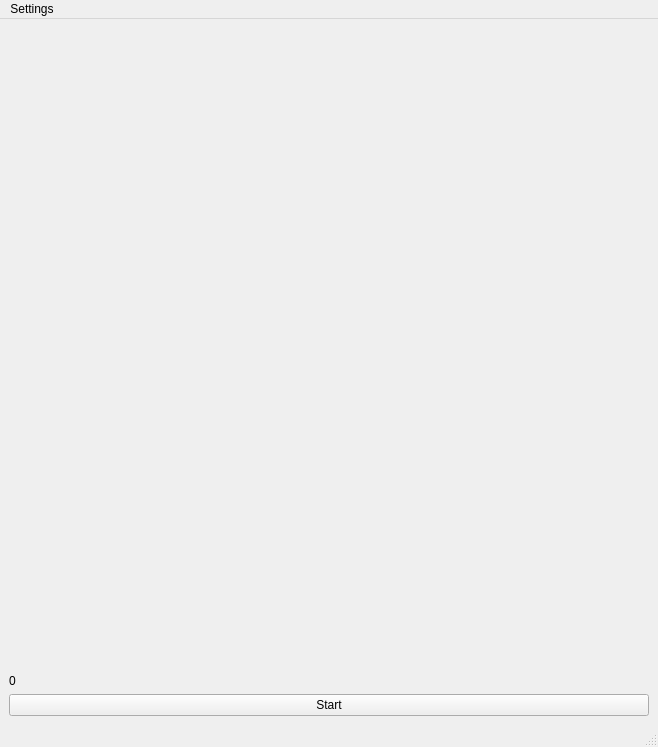
<?xml version="1.0" encoding="UTF-8"?>
<ui version="4.0">
 <class>MainWindow</class>
 <widget class="QMainWindow" name="MainWindow">
  <property name="geometry">
   <rect>
    <x>0</x>
    <y>0</y>
    <width>658</width>
    <height>747</height>
   </rect>
  </property>
  <property name="windowTitle">
   <string>Анус бомжа</string>
  </property>
  <widget class="QWidget" name="centralwidget">
   <layout class="QGridLayout" name="gridLayout">
    <item row="2" column="0">
     <widget class="QPushButton" name="pushButton">
      <property name="text">
       <string>Start</string>
      </property>
     </widget>
    </item>
    <item row="0" column="0">
     <widget class="ImageArea" name="imagearea" native="true">
      <property name="minimumSize">
       <size>
        <width>640</width>
        <height>640</height>
       </size>
      </property>
      <property name="maximumSize">
       <size>
        <width>640</width>
        <height>640</height>
       </size>
      </property>
      <property name="baseSize">
       <size>
        <width>600</width>
        <height>600</height>
       </size>
      </property>
     </widget>
    </item>
    <item row="1" column="0">
     <widget class="QLabel" name="points">
      <property name="sizePolicy">
       <sizepolicy hsizetype="Preferred" vsizetype="Maximum">
        <horstretch>0</horstretch>
        <verstretch>0</verstretch>
       </sizepolicy>
      </property>
      <property name="text">
       <string>0</string>
      </property>
     </widget>
    </item>
   </layout>
  </widget>
  <widget class="QMenuBar" name="menubar">
   <property name="geometry">
    <rect>
     <x>0</x>
     <y>0</y>
     <width>658</width>
     <height>21</height>
    </rect>
   </property>
   <widget class="QMenu" name="menuSettings">
    <property name="title">
     <string>Settings</string>
    </property>
    <widget class="QMenu" name="menuDifficulty">
     <property name="title">
      <string>Difficulty</string>
     </property>
     <addaction name="actionEasy"/>
     <addaction name="actionNormal"/>
     <addaction name="actionHard"/>
    </widget>
    <addaction name="menuDifficulty"/>
   </widget>
   <addaction name="menuSettings"/>
  </widget>
  <widget class="QStatusBar" name="statusbar"/>
  <action name="actionEasy">
   <property name="checkable">
    <bool>true</bool>
   </property>
   <property name="text">
    <string>Easy</string>
   </property>
  </action>
  <action name="actionNormal">
   <property name="checkable">
    <bool>true</bool>
   </property>
   <property name="text">
    <string>Normal</string>
   </property>
  </action>
  <action name="actionHard">
   <property name="checkable">
    <bool>true</bool>
   </property>
   <property name="text">
    <string>Hard</string>
   </property>
  </action>
 </widget>
 <customwidgets>
  <customwidget>
   <class>ImageArea</class>
   <extends>QWidget</extends>
   <header>imagearea.hpp</header>
   <container>1</container>
  </customwidget>
 </customwidgets>
 <resources/>
 <connections/>
</ui>
